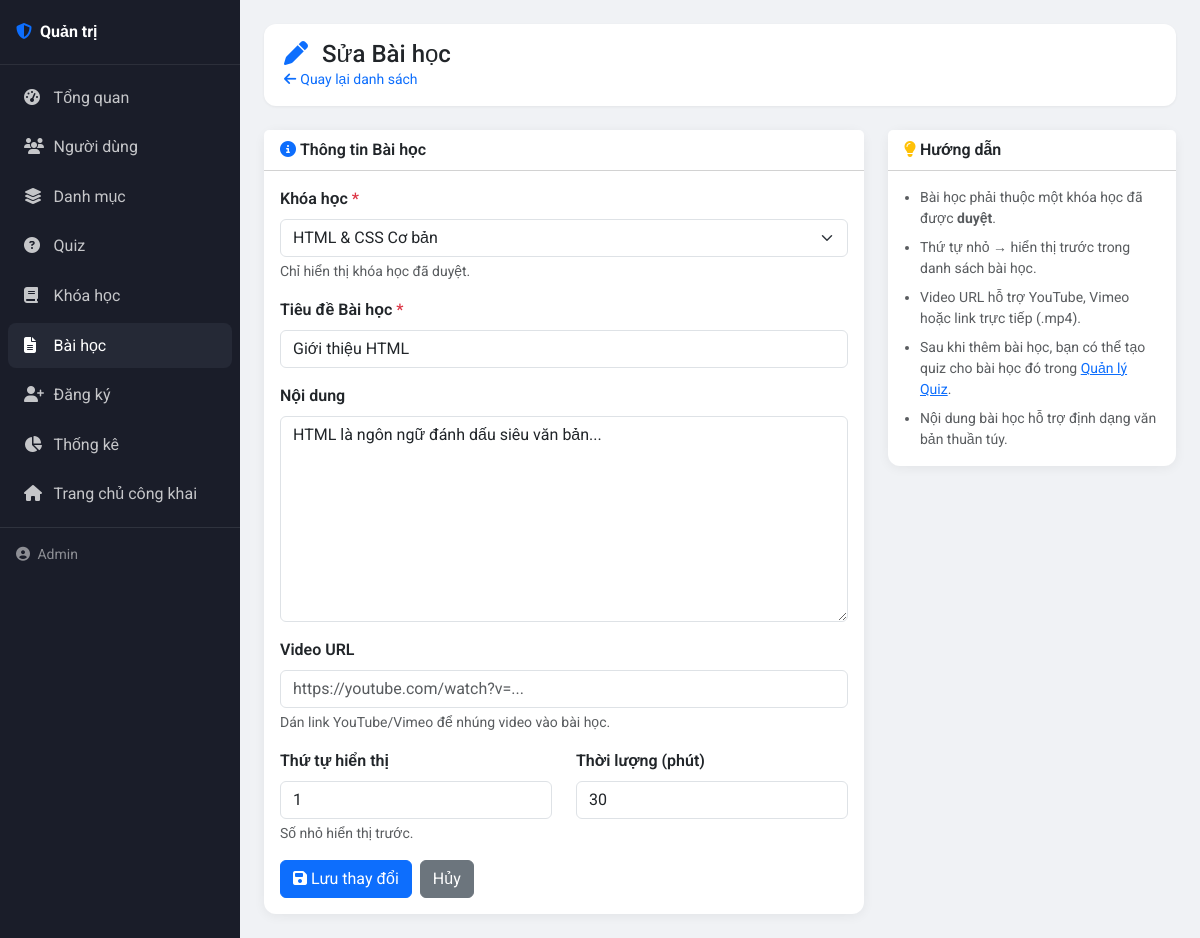
/admin/bai-hoc/form.php?id=1 (signed in), run on the app's committed database.
### tables this page shows
CREATE TABLE IF NOT EXISTS bai_hoc (
    id INT AUTO_INCREMENT PRIMARY KEY,
    id_khoa_hoc INT NOT NULL,
    tieu_de VARCHAR(200) NOT NULL,
    noi_dung TEXT,
    video_url VARCHAR(255),
    thu_tu INT DEFAULT 0,
    thoi_luong_phut INT DEFAULT 0,
    ngay_tao TIMESTAMP DEFAULT CURRENT_TIMESTAMP,
    FOREIGN KEY (id_khoa_hoc) REFERENCES khoa_hoc(id) ON DELETE CASCADE
);

CREATE TABLE IF NOT EXISTS khoa_hoc (
    id INT AUTO_INCREMENT PRIMARY KEY,
    ten_khoa_hoc VARCHAR(200) NOT NULL,
    mo_ta TEXT,
    hinh_anh VARCHAR(255),
    gia_tien DECIMAL(10,0) DEFAULT 0,
    id_nguoi_tao INT,
    id_danh_muc INT,
    trang_thai ENUM('ban_nhap', 'da_duyet', 'bi_an') DEFAULT 'ban_nhap',
    ngay_tao TIMESTAMP DEFAULT CURRENT_TIMESTAMP,
    FOREIGN KEY (id_nguoi_tao) REFERENCES nguoi_dung(id) ON DELETE SET NULL,
    FOREIGN KEY (id_danh_muc) REFERENCES danh_muc(id) ON DELETE SET NULL
);

### config/database.php (called while the page is built, shortened)
<?php
class Database {
    private static $instance = null;
    private $conn;
    private function __construct() {
        $this->conn = new mysqli(DB_HOST, DB_USER, DB_PASS, DB_NAME, DB_PORT);
        $this->conn->set_charset("utf8");
    }
    public static function getInstance() {
        if (!self::$instance) {
            self::$instance = new self();
        }
        return self::$instance;
    }
    public function getConnection() {
        return $this->conn;
    }
}
?>

### models/khoa_hoc.php (called while the page is built, shortened)
<?php
require_once __DIR__ . '/../config/database.php';
class KhoaHoc {
    private $db;
    public function __construct() {
        $this->db = Database::getInstance()->getConnection();
    }
    public function layTatCaAdmin() {
        $sql = "SELECT kh.*, nd.ho_ten AS ten_giao_vien, dm.ten_danh_muc,
                       (SELECT COUNT(*) FROM bai_hoc WHERE id_khoa_hoc = kh.id) AS so_bai_hoc,
                       (SELECT COUNT(*) FROM dang_ky_khoa_hoc WHERE id_khoa_hoc = kh.id) AS so_hoc_vien
                FROM khoa_hoc kh
                LEFT JOIN nguoi_dung nd ON kh.id_nguoi_tao = nd.id
                LEFT JOIN danh_muc dm ON kh.id_danh_muc = dm.id
                ORDER BY kh.ngay_tao DESC";
        $stmt = $this->db->prepare($sql);
        $stmt->execute();
        return $stmt->get_result()->fetch_all(MYSQLI_ASSOC);
    }
}
?>

### models/bai_hoc.php (called while the page is built, shortened)
<?php
require_once __DIR__ . '/../config/database.php';
class BaiHoc {
    private $db;
    public function __construct() {
        $this->db = Database::getInstance()->getConnection();
    }
    public function layTheoId($id) {
        $stmt = $this->db->prepare("SELECT bh.*, kh.ten_khoa_hoc FROM bai_hoc bh
                                    LEFT JOIN khoa_hoc kh ON bh.id_khoa_hoc = kh.id
                                    WHERE bh.id = ?");
        $stmt->bind_param("i", $id);
        $stmt->execute();
        return $stmt->get_result()->fetch_assoc();
    }
}
?>

### admin/bai-hoc/form.php (the view, shortened to what this page needs)
<?php
require_once dirname(__DIR__) . '/../models/bai_hoc.php';
require_once dirname(__DIR__) . '/../models/khoa_hoc.php';
$bh = new BaiHoc();
$kh = new KhoaHoc();
$id        = isset($_GET['id']) ? (int) $_GET['id'] : 0;
$is_edit   = $id > 0;
$khoa_hocs = $kh->layTatCaAdmin();
if ($is_edit) {
    $b = $bh->layTheoId($id);
    $page_title  = 'Sửa Bài học';
    $form_data    = [
        'tieu_de'         => $b['tieu_de'],
        'noi_dung'        => $b['noi_dung'],
        'video_url'       => $b['video_url'],
        'thu_tu'          => $b['thu_tu'],
        'thoi_luong_phut' => $b['thoi_luong_phut'],
        'id_khoa_hoc'     => $b['id_khoa_hoc'],
    ];
}
include __DIR__ . '/../partials/layout_start.php';
?>
<div class="admin-topbar">
    <div>
        <h1 class="h4 mb-0">
            <i class="fas fa-<?php echo $is_edit ? 'pen' : 'plus'; ?> me-2 text-primary"></i>
            <?php echo $page_title; ?>
        </h1>
        <p class="text-muted small mb-0">
            <a href="index.php" class="text-decoration-none"><i class="fas fa-arrow-left me-1"></i>Quay lại danh sách</a>
        </p>
    </div>
</div>
<div class="row g-4">
    <div class="col-lg-8">
        <div class="card stat-card">
            <div class="card-header bg-white fw-semibold">
                <i class="fas fa-info-circle me-1 text-primary"></i>Thông tin Bài học
            </div>
            <div class="card-body">
                <form method="POST">
                    <div class="mb-3">
                        <label class="form-label fw-semibold">Khóa học <span class="text-danger">*</span></label>
                        <select name="id_khoa_hoc" class="form-select" required>
                            <?php
                            $current_cat = '';
                            foreach ($khoa_hocs as $k):
                                $label = ($k['ten_danh_muc'] ?? 'Khác') . ' — ' . $k['trang_thai'];
                                if ($label !== $current_cat) {
                                    if ($current_cat !== '') echo '</optgroup>';
                                    $label_dm = $k['ten_danh_muc'] ?? 'Khác';
                                    echo '<optgroup label="' . htmlspecialchars($label_dm) . '">';
                                    $current_cat = $label;
                                }
                            ?>
                                <option value="<?php echo $k['id']; ?>"
                                    <?php if ($form_data['id_khoa_hoc'] == $k['id']) echo 'selected'; ?>>
                                    <?php echo htmlspecialchars($k['ten_khoa_hoc']); ?>
                                </option>
                            <?php endforeach; ?>
                            <?php if ($current_cat !== '') echo '</optgroup>'; ?>
                        </select>
                        <div class="form-text">Chỉ hiển thị khóa học đã duyệt.</div>
                    </div>
                    <div class="mb-3">
                        <label class="form-label fw-semibold">Tiêu đề Bài học <span class="text-danger">*</span></label>
                        <input type="text" name="tieu_de" class="form-control"
                               value="<?php echo htmlspecialchars($form_data['tieu_de']); ?>"
                               placeholder="VD: Giới thiệu HTML" required maxlength="200">
                    </div>
                    <div class="mb-3">
                        <label class="form-label fw-semibold">Nội dung</label>
                        <textarea name="noi_dung" class="form-control" rows="8"
                                  placeholder="Nội dung chi tiết bài học..."><?php
                                  echo htmlspecialchars($form_data['noi_dung']); ?></textarea>
                    </div>
                    <div class="mb-3">
                        <label class="form-label fw-semibold">Video URL</label>
                        <input type="url" name="video_url" class="form-control"
                               value="<?php echo htmlspecialchars($form_data['video_url']); ?>"
                               placeholder="https://youtube.com/watch?v=...">
                        <div class="form-text">Dán link YouTube/Vimeo để nhúng video vào bài học.</div>
                    </div>
                    <div class="row">
                        <div class="col-6 mb-3">
                            <label class="form-label fw-semibold">Thứ tự hiển thị</label>
                            <input type="number" name="thu_tu" class="form-control" min="0"
                                   value="<?php echo $form_data['thu_tu']; ?>">
                            <div class="form-text">Số nhỏ hiển thị trước.</div>
                        </div>
                        <div class="col-6 mb-3">
                            <label class="form-label fw-semibold">Thời lượng (phút)</label>
                            <input type="number" name="thoi_luong_phut" class="form-control" min="1"
                                   value="<?php echo $form_data['thoi_luong_phut']; ?>">
                        </div>
                    </div>
                    <div class="d-flex gap-2">
                        <button type="submit" class="btn btn-primary">
                            <i class="fas fa-save me-1"></i><?php echo $is_edit ? 'Lưu thay đổi' : 'Thêm Bài học'; ?>
                        </button>
                        <a href="index.php" class="btn btn-secondary">Hủy</a>
                    </div>
                </form>
            </div>
        </div>
    </div>
    <div class="col-lg-4">
        <div class="card stat-card">
            <div class="card-header bg-white fw-semibold">
                <i class="fas fa-lightbulb me-1 text-warning"></i>Hướng dẫn
            </div>
            <div class="card-body">
                <ul class="mb-0 small text-muted ps-3">
                    <li class="mb-2">Bài học phải thuộc một khóa học đã được <strong>duyệt</strong>.</li>
                    <li class="mb-2">Thứ tự nhỏ → hiển thị trước trong danh sách bài học.</li>
                    <li class="mb-2">Video URL hỗ trợ YouTube, Vimeo hoặc link trực tiếp (.mp4).</li>
                    <li class="mb-2">Sau khi thêm bài học, bạn có thể tạo quiz cho bài học đó trong <a href="<?php echo SITE_URL; ?>/admin/quiz/form.php">Quản lý Quiz</a>.</li>
                    <li>Nội dung bài học hỗ trợ định dạng văn bản thuần túy.</li>
                </ul>
            </div>
        </div>
    </div>
</div>
<?php include __DIR__ . '/../partials/layout_end.php'; ?>

### admin/partials/layout_start.php (style rules this page uses)
:root { --admin-sidebar: #1a1d29; --admin-sidebar-hover: #252936; --admin-body: #f0f2f5; }
body { font-family: 'Roboto', sans-serif; background: var(--admin-body); min-height: 100vh; }
.admin-topbar { background: #fff; border-radius: 12px; padding: 1rem 1.25rem; box-shadow: 0 1px 3px rgba(0,0,0,0.06); margin-bottom: 1.5rem; }
.stat-card { border: none; border-radius: 12px; box-shadow: 0 2px 12px rgba(0,0,0,0.06); }

### data on the page
bai_hoc: id_khoa_hoc "HTML & CSS Cơ bản", tieu_de "Giới thiệu HTML", noi_dung "HTML là ngôn ngữ đánh dấu siêu văn bản...", thu_tu "1", thoi_luong_phut "30"

### other printed values
$nguoi_dung_admin['ho_ten'] "Admin"
$page_title "Sửa Bài học"
